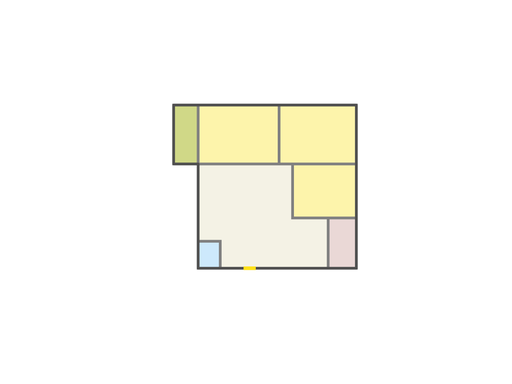
#> input picture simple/27 - Copy.png, 512 x 384 px; its folder holds only this picture in this run
$ jupyter execute --allow-errors FloorplanOptimizationProblem_QUBO-Ising.ipynb   (shell and % lines are left out)
#> lines starting #> are read from the running program, lines starting #| are printed output that depends on the picture
[cell 1]
import os
import numpy as np
import math
from PIL import Image, ImageDraw
#from dwave.system import LeapHybridSampler ### I just wanted to test something but I ain't paying for QC just for testing lol
from dimod import BinaryQuadraticModel, SimulatedAnnealingSampler, BINARY
import matplotlib.pyplot as plt
import scipy.spatial

[cell 2]
color_to_space = {
    (244, 242, 229): 'corridor',
    (208, 216, 135): 'terrace',
    (234, 216, 214): 'kitchen',
    (253, 244, 171): 'bedroom',
    (205, 233, 252): 'bathroom'
} #this color palette is taken from the dataset I provided in this example

[cell 3]
def process_image(image_path):
#> called with image_path = 'simple/27 - Copy.png'
    image = Image.open(image_path)
#> image is the input picture: PIL image 512x384 RGB; mean R, G, B 251.2, 250.6, 245
    image = image.convert('RGB')
    image_array = np.array(image)
    binary_variables = {}
    centroids = {}
    for y in range(image_array.shape[0]):
        for x in range(image_array.shape[1]):
            pixel = tuple(image_array[y, x])
            if pixel in color_to_space:
                space = color_to_space[pixel]
                if space not in centroids:
                    centroids[space] = []
                centroids[space].append((x, y))
#> after the loop, centroids = 5 items
    for space, points in centroids.items():
        x_coords, y_coords = zip(*points)
        min_x = min(x_coords)
        max_x = max(x_coords)
        min_y = min(y_coords)
        max_y = max(y_coords)
        centroid_x = int((min_x + max_x) / 2)
        centroid_y = int((min_y + max_y) / 2)
        centroid = (centroid_x, centroid_y)
        binary_variables[centroid] = space  # Add the centroid location to the binary variables
#> this loop made 5 passes
#> (space, min_x, max_x, min_y, max_y, centroid_x, centroid_y) on passes 1 to 5: ('terrace', 178, 193, 109, 159, 185, 134), ('bedroom', 202, 351, 109, 213, 276, 161), ('corridor', 202, 323, 168, 263, 262, 215), ('kitchen', 332, 351, 222, 263, 341, 242), ('bathroom', 202, 215, 245, 263, 208, 254)
#> after the loop, binary_variables = {(185, 134): 'terrace', (276, 161): 'bedroom', (262, 215): 'corridor', (341, 242): 'kitchen', (208, 254): 'bathroom'}
    return binary_variables, image_array

def process_images(image_files):
    binary_variables_combined = {}
    image_array = None
    for image_file in image_files:
        binary_variables, image_array = process_image(image_file)
        binary_variables_combined.update(binary_variables)
    return binary_variables_combined, image_array

[cell 4]
images_dir = 'simple/' #or 'dataset/' but it contains over 1000 images which could take hours for the solver
image_files = [os.path.join(images_dir, file) for file in os.listdir(images_dir) if file.endswith('.png')]

[cell 5]
#I added (%%time) this to calculate the ETA for dataset preprocessing
binary_variables_combined, image_array = process_images(image_files)
#> binary_variables_combined has the same summary as binary_variables in process_image
#This is a heavy processing cell so relax and have some tea :D
#NOTE: the dataset contains 1000 images, you don't need that much at all, you can use 1 image if you want :D

[cell 6]
space_counts = {}
for space in binary_variables_combined.values():
    space_counts[space] = space_counts.get(space, 0) + 1
#> this loop made 5 passes
#> space on passes 1 to 5: 'terrace', 'bedroom', 'corridor', 'kitchen', 'bathroom'
#> after the loop, space_counts = {'terrace': 1, 'bedroom': 1, 'corridor': 1, 'kitchen': 1, 'bathroom': 1}

#Print the number of values for each space in the total dataset
for space, count in space_counts.items():
    print(f"Space: {space}, Binary Variables: {count}")

spaces = list(space_counts.keys())
#> spaces = ['terrace', 'bedroom', 'corridor', 'kitchen', 'bathroom']
counts = list(space_counts.values())
#> counts = [1, 1, 1, 1, 1]

#Update the counts by adding the occurrences of each space type
for space, count in binary_variables_combined.items():
    counts[spaces.index(count)] += 1
#> this loop made 5 passes
#> after the loop, counts = [2, 2, 2, 2, 2]

#Visualization
plt.bar(spaces, counts)
plt.xlabel('Space')
plt.ylabel('Total binary variables')
plt.title('Total count of binary variables processed from the dataset')
plt.xticks(rotation=45)
plt.show()
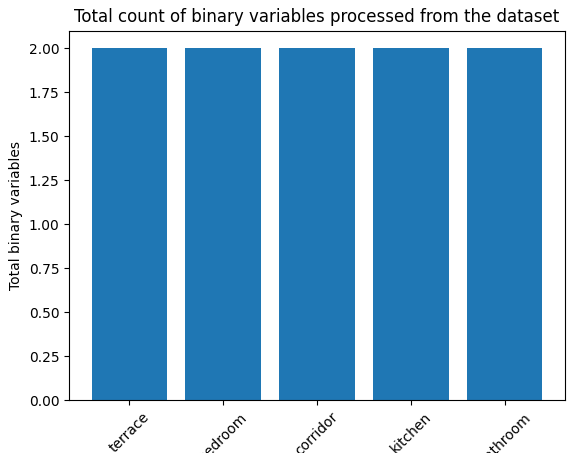
#> figure drawn by matplotlib, 1 panel
__image = Image.open(image_files[0])
plt.imshow(np.array(__image))
plt.axis('on')
plt.title('Image 0 from the dataset')
plt.show()

#> (a cell that did not finish here is left out)

[cell 8]
linear_coefficients = {coord: -1.0 for coord in binary_variables_combined.keys()}
#> linear_coefficients = {(185, 134): -1, (276, 161): -1, (262, 215): -1, (341, 242): -1, (208, 254): -1}
quadratic_coefficients = {} #You could add the objective function coefficients (weights)
